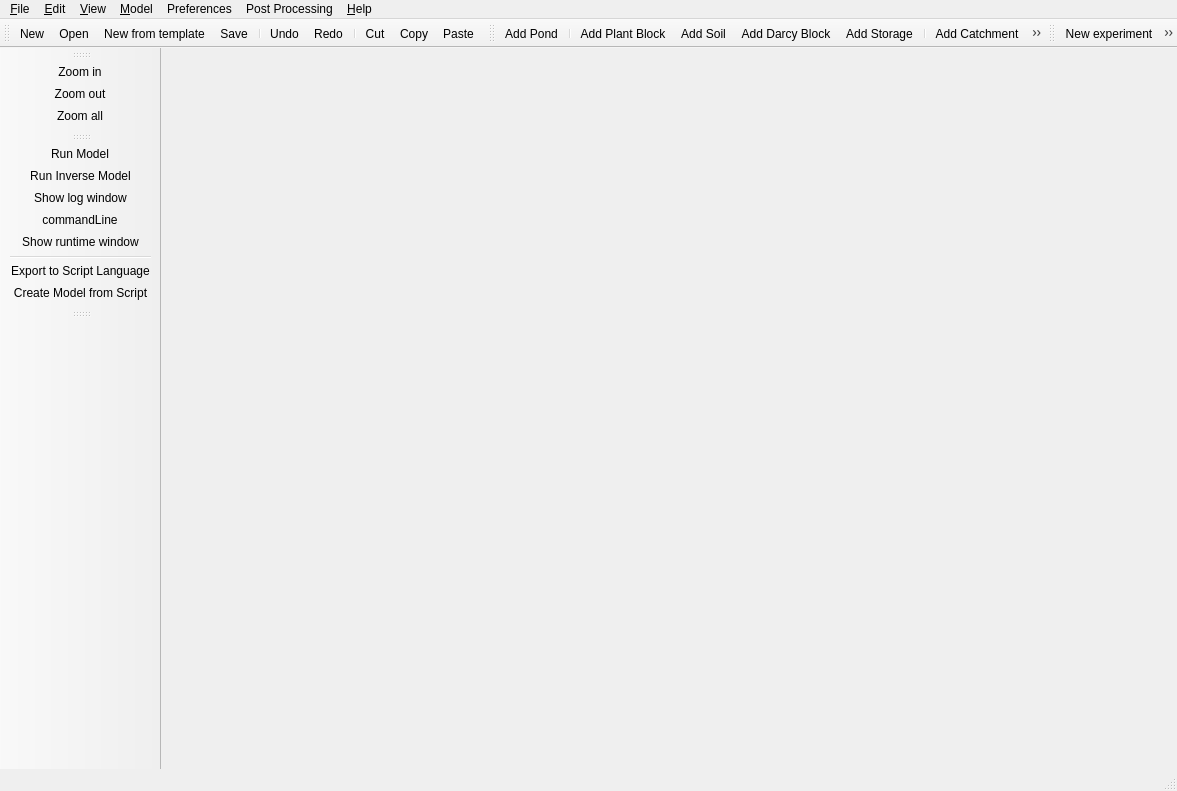
<?xml version="1.0" encoding="UTF-8"?>
<ui version="4.0">
 <class>MainWindow</class>
 <widget class="QMainWindow" name="MainWindow">
  <property name="windowModality">
   <enum>Qt::NonModal</enum>
  </property>
  <property name="geometry">
   <rect>
    <x>0</x>
    <y>0</y>
    <width>1177</width>
    <height>791</height>
   </rect>
  </property>
  <property name="sizePolicy">
   <sizepolicy hsizetype="Expanding" vsizetype="Expanding">
    <horstretch>0</horstretch>
    <verstretch>0</verstretch>
   </sizepolicy>
  </property>
  <property name="mouseTracking">
   <bool>true</bool>
  </property>
  <property name="windowTitle">
   <string>Green Infrastructure Flexible Model (GIFMod)</string>
  </property>
  <property name="windowIcon">
   <iconset>
    <normaloff>Icons/GIFMod.ico</normaloff>Icons/GIFMod.ico</iconset>
  </property>
  <property name="windowOpacity">
   <double>1.000000000000000</double>
  </property>
  <property name="toolTipDuration">
   <number>1</number>
  </property>
  <property name="iconSize">
   <size>
    <width>30</width>
    <height>30</height>
   </size>
  </property>
  <property name="documentMode">
   <bool>false</bool>
  </property>
  <property name="tabShape">
   <enum>QTabWidget::Rounded</enum>
  </property>
  <property name="unifiedTitleAndToolBarOnMac">
   <bool>false</bool>
  </property>
  <widget class="QWidget" name="centralWidget"/>
  <widget class="QMenuBar" name="menuBar">
   <property name="geometry">
    <rect>
     <x>0</x>
     <y>0</y>
     <width>1177</width>
     <height>21</height>
    </rect>
   </property>
   <widget class="QMenu" name="menu_File">
    <property name="title">
     <string>&amp;File</string>
    </property>
    <widget class="QMenu" name="menuRecent">
     <property name="title">
      <string>Recent</string>
     </property>
    </widget>
    <addaction name="action_New"/>
    <addaction name="action_Open"/>
    <addaction name="actionNew_from_template"/>
    <addaction name="action_Save"/>
    <addaction name="actionSave_As"/>
    <addaction name="separator"/>
    <addaction name="menuRecent"/>
    <addaction name="separator"/>
    <addaction name="actionClear_Reaction_Network"/>
    <addaction name="actionLoad_Reaction_Network"/>
    <addaction name="actionSave_Reaction_Network"/>
    <addaction name="separator"/>
    <addaction name="actionE_xit"/>
   </widget>
   <widget class="QMenu" name="menu_Help">
    <property name="title">
     <string>&amp;Help</string>
    </property>
    <addaction name="actionContact_Us"/>
    <addaction name="actionAbout"/>
   </widget>
   <widget class="QMenu" name="menu_Edit">
    <property name="title">
     <string>&amp;Edit</string>
    </property>
    <addaction name="action_Undo"/>
    <addaction name="action_Redo"/>
    <addaction name="separator"/>
    <addaction name="actionSelect_All"/>
    <addaction name="separator"/>
    <addaction name="action_Cut"/>
    <addaction name="action_Copy"/>
    <addaction name="action_Paste"/>
   </widget>
   <widget class="QMenu" name="menu_Window">
    <property name="title">
     <string>&amp;View</string>
    </property>
    <addaction name="actionZoom_In"/>
    <addaction name="actionZoom_Out"/>
    <addaction name="actionZoom_All"/>
    <addaction name="separator"/>
    <addaction name="action_Select"/>
    <addaction name="action_Pan"/>
    <addaction name="separator"/>
    <addaction name="actionlogWindow"/>
    <addaction name="actionShowRuntimeWindow"/>
   </widget>
   <widget class="QMenu" name="menu_Model">
    <property name="title">
     <string>&amp;Model</string>
    </property>
    <widget class="QMenu" name="menuAdd_Block">
     <property name="title">
      <string>Block</string>
     </property>
     <addaction name="actionAdd_Pond"/>
     <addaction name="actionAdd_Soil"/>
     <addaction name="actionAdd_Catchment_Area"/>
     <addaction name="actionAdd_Darcy_Block"/>
     <addaction name="actionAdd_Stora_ge"/>
     <addaction name="actionAdd_St_ream"/>
    </widget>
    <addaction name="menuAdd_Block"/>
    <addaction name="actionReactions"/>
    <addaction name="separator"/>
    <addaction name="actionRun_Model"/>
    <addaction name="actionExport_to_Script_Language"/>
   </widget>
   <widget class="QMenu" name="menuPreferences">
    <property name="title">
     <string>Preferences</string>
    </property>
    <addaction name="actionProjectSettings"/>
    <addaction name="actionClimateSettings"/>
    <addaction name="actionSolverSettings"/>
   </widget>
   <widget class="QMenu" name="menuPost_Processing">
    <property name="title">
     <string>Post Processing</string>
    </property>
    <widget class="QMenu" name="menuBlocks">
     <property name="title">
      <string>Blocks</string>
     </property>
     <addaction name="actioncolorCodeHead"/>
     <addaction name="actioncolorCodeStorage"/>
     <addaction name="actioncolorCodeWaterDepth"/>
     <addaction name="actioncolorCodeMoistureContent"/>
     <addaction name="actioncolorCodeEvaporationRate"/>
    </widget>
    <widget class="QMenu" name="menuConnectors">
     <property name="title">
      <string>Connectors</string>
     </property>
     <addaction name="actionColorCodeConnectorFlow"/>
     <addaction name="actionColorCodeConnectorVelocity"/>
     <addaction name="actionColorCodeConnectorArea"/>
     <addaction name="actionColorCodeConnectorVaporExchangeEate"/>
    </widget>
    <widget class="QMenu" name="menuWaterQuality">
     <property name="title">
      <string>Water quality</string>
     </property>
     <addaction name="separator"/>
    </widget>
    <addaction name="menuBlocks"/>
    <addaction name="menuConnectors"/>
    <addaction name="menuWaterQuality"/>
    <addaction name="actionReset_colors"/>
   </widget>
   <addaction name="menu_File"/>
   <addaction name="menu_Edit"/>
   <addaction name="menu_Window"/>
   <addaction name="menu_Model"/>
   <addaction name="menuPreferences"/>
   <addaction name="menuPost_Processing"/>
   <addaction name="menu_Help"/>
  </widget>
  <widget class="QToolBar" name="mainToolBar">
   <property name="mouseTracking">
    <bool>true</bool>
   </property>
   <property name="windowOpacity">
    <double>1.000000000000000</double>
   </property>
   <attribute name="toolBarArea">
    <enum>TopToolBarArea</enum>
   </attribute>
   <attribute name="toolBarBreak">
    <bool>false</bool>
   </attribute>
   <addaction name="action_New"/>
   <addaction name="action_Open"/>
   <addaction name="actionNew_from_template"/>
   <addaction name="action_Save"/>
   <addaction name="separator"/>
   <addaction name="action_Undo"/>
   <addaction name="action_Redo"/>
   <addaction name="separator"/>
   <addaction name="action_Cut"/>
   <addaction name="action_Copy"/>
   <addaction name="action_Paste"/>
  </widget>
  <widget class="QStatusBar" name="statusBar"/>
  <widget class="QToolBar" name="toolBar">
   <property name="windowTitle">
    <string>toolBar</string>
   </property>
   <attribute name="toolBarArea">
    <enum>TopToolBarArea</enum>
   </attribute>
   <attribute name="toolBarBreak">
    <bool>false</bool>
   </attribute>
   <addaction name="actionAdd_Pond"/>
   <addaction name="separator"/>
   <addaction name="actionAdd_Plant_Block"/>
   <addaction name="actionAdd_Soil"/>
   <addaction name="actionAdd_Darcy_Block"/>
   <addaction name="actionAdd_Stora_ge"/>
   <addaction name="separator"/>
   <addaction name="actionAdd_Catchment_Area"/>
   <addaction name="actionAdd_St_ream"/>
   <addaction name="separator"/>
  </widget>
  <widget class="QToolBar" name="toolBar_2">
   <property name="windowTitle">
    <string>toolBar_2</string>
   </property>
   <attribute name="toolBarArea">
    <enum>LeftToolBarArea</enum>
   </attribute>
   <attribute name="toolBarBreak">
    <bool>false</bool>
   </attribute>
   <addaction name="actionZoom_In"/>
   <addaction name="actionZoom_Out"/>
   <addaction name="actionZoom_All"/>
  </widget>
  <widget class="QToolBar" name="toolBar_4">
   <property name="enabled">
    <bool>true</bool>
   </property>
   <property name="windowTitle">
    <string>toolBar_4</string>
   </property>
   <attribute name="toolBarArea">
    <enum>LeftToolBarArea</enum>
   </attribute>
   <attribute name="toolBarBreak">
    <bool>false</bool>
   </attribute>
   <addaction name="actionRun_Model"/>
   <addaction name="actionRun_Inverse_Model"/>
   <addaction name="actionlogWindow"/>
   <addaction name="actionCommandLine"/>
   <addaction name="actionShowRuntimeWindow"/>
   <addaction name="separator"/>
   <addaction name="actionExport_to_Script_Language"/>
   <addaction name="actionRun_Model_from_Script"/>
  </widget>
  <widget class="QToolBar" name="experimentsToolbar">
   <property name="windowTitle">
    <string>experimentsToolbar</string>
   </property>
   <attribute name="toolBarArea">
    <enum>TopToolBarArea</enum>
   </attribute>
   <attribute name="toolBarBreak">
    <bool>false</bool>
   </attribute>
   <addaction name="actionNewExperiment"/>
   <addaction name="actionCopyFromCurrentExperiment"/>
   <addaction name="actionremoveCurrentExperiment"/>
   <addaction name="separator"/>
  </widget>
  <widget class="QToolBar" name="toolBar_3">
   <property name="windowTitle">
    <string>toolBar_3</string>
   </property>
   <attribute name="toolBarArea">
    <enum>LeftToolBarArea</enum>
   </attribute>
   <attribute name="toolBarBreak">
    <bool>false</bool>
   </attribute>
  </widget>
  <action name="action_New">
   <property name="icon">
    <iconset>
     <normaloff>Icons/Document-Blank-icon.png</normaloff>Icons/Document-Blank-icon.png</iconset>
   </property>
   <property name="text">
    <string>&amp;New</string>
   </property>
  </action>
  <action name="action_Open">
   <property name="icon">
    <iconset>
     <normaloff>Icons/open.png</normaloff>
     <normalon>Icons/open.ico</normalon>Icons/open.png</iconset>
   </property>
   <property name="text">
    <string>&amp;Open</string>
   </property>
   <property name="shortcut">
    <string>Ctrl+O</string>
   </property>
  </action>
  <action name="action_Save">
   <property name="icon">
    <iconset>
     <normaloff>Icons/Save.png</normaloff>Icons/Save.png</iconset>
   </property>
   <property name="text">
    <string>&amp;Save</string>
   </property>
   <property name="shortcut">
    <string>Ctrl+S</string>
   </property>
  </action>
  <action name="actionSave_As">
   <property name="text">
    <string>Save &amp;As</string>
   </property>
  </action>
  <action name="actionE_xit">
   <property name="text">
    <string>E&amp;xit</string>
   </property>
  </action>
  <action name="action_Undo">
   <property name="icon">
    <iconset>
     <normaloff>Icons/undo.png</normaloff>Icons/undo.png</iconset>
   </property>
   <property name="text">
    <string>&amp;Undo</string>
   </property>
   <property name="shortcut">
    <string>Ctrl+Z</string>
   </property>
  </action>
  <action name="action_Redo">
   <property name="icon">
    <iconset>
     <normaloff>Icons/1439255778_Redo.png</normaloff>Icons/1439255778_Redo.png</iconset>
   </property>
   <property name="text">
    <string>&amp;Redo</string>
   </property>
  </action>
  <action name="action_Cut">
   <property name="icon">
    <iconset>
     <normaloff>Icons/cut-icon.png</normaloff>Icons/cut-icon.png</iconset>
   </property>
   <property name="text">
    <string>C&amp;ut</string>
   </property>
  </action>
  <action name="action_Copy">
   <property name="icon">
    <iconset>
     <normaloff>Icons/copy.png</normaloff>Icons/copy.png</iconset>
   </property>
   <property name="text">
    <string>&amp;Copy</string>
   </property>
   <property name="shortcut">
    <string>Ctrl+C</string>
   </property>
  </action>
  <action name="action_Paste">
   <property name="icon">
    <iconset>
     <normaloff>Icons/Paste.png</normaloff>Icons/Paste.png</iconset>
   </property>
   <property name="text">
    <string>&amp;Paste</string>
   </property>
   <property name="shortcut">
    <string>Ctrl+V</string>
   </property>
  </action>
  <action name="action_Select">
   <property name="checkable">
    <bool>true</bool>
   </property>
   <property name="checked">
    <bool>true</bool>
   </property>
   <property name="icon">
    <iconset>
     <normaloff>Icons/arrow.png</normaloff>Icons/arrow.png</iconset>
   </property>
   <property name="text">
    <string>&amp;Select</string>
   </property>
  </action>
  <action name="actionSelect_All">
   <property name="text">
    <string>Select &amp;All</string>
   </property>
  </action>
  <action name="actionZoom_In">
   <property name="icon">
    <iconset>
     <normaloff>Icons/zoom_in.png</normaloff>Icons/zoom_in.png</iconset>
   </property>
   <property name="text">
    <string>Zoom &amp;in</string>
   </property>
  </action>
  <action name="actionZoom_Out">
   <property name="icon">
    <iconset>
     <normaloff>Icons/zoom_out.png</normaloff>Icons/zoom_out.png</iconset>
   </property>
   <property name="text">
    <string>Zoom &amp;out</string>
   </property>
  </action>
  <action name="action_Pan">
   <property name="checkable">
    <bool>true</bool>
   </property>
   <property name="icon">
    <iconset>
     <normaloff>Icons/pan-icon.gif</normaloff>Icons/pan-icon.gif</iconset>
   </property>
   <property name="text">
    <string>&amp;Pan</string>
   </property>
  </action>
  <action name="actionContact_Us">
   <property name="text">
    <string>Contact &amp;Us</string>
   </property>
  </action>
  <action name="actionAdd_Pond">
   <property name="icon">
    <iconset>
     <normaloff>Icons/Pond.png</normaloff>Icons/Pond.png</iconset>
   </property>
   <property name="text">
    <string>Add &amp;Pond</string>
   </property>
  </action>
  <action name="actionAdd_Soil">
   <property name="icon">
    <iconset>
     <normaloff>Icons/isometric_sand_block_icon__hd__by_memoryleakxxx-d8e3mwa.png</normaloff>Icons/isometric_sand_block_icon__hd__by_memoryleakxxx-d8e3mwa.png</iconset>
   </property>
   <property name="text">
    <string>Add &amp;Soil</string>
   </property>
  </action>
  <action name="actionAdd_Connector">
   <property name="checkable">
    <bool>true</bool>
   </property>
   <property name="icon">
    <iconset>
     <normaloff>Icons/draw-connector.png</normaloff>Icons/draw-connector.png</iconset>
   </property>
   <property name="text">
    <string>Interface</string>
   </property>
  </action>
  <action name="actionZoom_All">
   <property name="icon">
    <iconset>
     <normaloff>Icons/Full_screen_view.png</normaloff>Icons/Full_screen_view.png</iconset>
   </property>
   <property name="text">
    <string>Zoom &amp;all</string>
   </property>
  </action>
  <action name="actionlogWindow">
   <property name="checkable">
    <bool>true</bool>
   </property>
   <property name="icon">
    <iconset>
     <normaloff>Icons/log_icon.png</normaloff>Icons/log_icon.png</iconset>
   </property>
   <property name="text">
    <string>Show &amp;log window</string>
   </property>
   <property name="shortcut">
    <string>Ctrl+L</string>
   </property>
  </action>
  <action name="actionAdd_Catchment_Area">
   <property name="icon">
    <iconset>
     <normaloff>Icons/catchment.png</normaloff>Icons/catchment.png</iconset>
   </property>
   <property name="text">
    <string>Add Catchment</string>
   </property>
  </action>
  <action name="actionAdd_Darcy_Block">
   <property name="icon">
    <iconset>
     <normaloff>Icons/Darcy.png</normaloff>Icons/Darcy.png</iconset>
   </property>
   <property name="text">
    <string>Add &amp;Darcy Block</string>
   </property>
  </action>
  <action name="actionAdd_Stora_ge">
   <property name="icon">
    <iconset>
     <normaloff>Icons/Storage.png</normaloff>Icons/Storage.png</iconset>
   </property>
   <property name="text">
    <string>Add Stora&amp;ge</string>
   </property>
  </action>
  <action name="actionAdd_St_ream">
   <property name="icon">
    <iconset>
     <normaloff>Icons/Stream.png</normaloff>Icons/Stream.png</iconset>
   </property>
   <property name="text">
    <string>Add St&amp;ream</string>
   </property>
  </action>
  <action name="actionDeterministic">
   <property name="text">
    <string>Deterministic</string>
   </property>
  </action>
  <action name="actionBayesian">
   <property name="text">
    <string>Bayesian</string>
   </property>
  </action>
  <action name="actionSoil">
   <property name="text">
    <string>Soil</string>
   </property>
  </action>
  <action name="actionDarcy">
   <property name="text">
    <string>Darcy</string>
   </property>
  </action>
  <action name="actionStream">
   <property name="text">
    <string>Stream</string>
   </property>
  </action>
  <action name="actionSoil_2">
   <property name="text">
    <string>Soil</string>
   </property>
  </action>
  <action name="actionDarcy_2">
   <property name="text">
    <string>Darcy</string>
   </property>
  </action>
  <action name="actionCatchment_2">
   <property name="text">
    <string>Catchment</string>
   </property>
  </action>
  <action name="actionStream_2">
   <property name="text">
    <string>Stream</string>
   </property>
  </action>
  <action name="actionSolverSettings">
   <property name="text">
    <string>&amp;Solver settings</string>
   </property>
  </action>
  <action name="actionParticulate_Phase">
   <property name="text">
    <string>Particulate Phase</string>
   </property>
  </action>
  <action name="actionConstituents">
   <property name="text">
    <string>Constituents</string>
   </property>
  </action>
  <action name="actionReactions">
   <property name="text">
    <string>Reactions</string>
   </property>
  </action>
  <action name="actionRun_Model">
   <property name="icon">
    <iconset>
     <normaloff>Icons/gear_run.png</normaloff>
     <normalon>Icons/gear_run.png</normalon>Icons/gear_run.png</iconset>
   </property>
   <property name="text">
    <string>Run Model</string>
   </property>
   <property name="shortcut">
    <string>F5</string>
   </property>
  </action>
  <action name="actionLoad_Reaction_Network">
   <property name="text">
    <string>Load Reaction Network</string>
   </property>
  </action>
  <action name="actionSave_Reaction_Network">
   <property name="text">
    <string>Save Reaction Network</string>
   </property>
   <property name="toolTip">
    <string>Save Reaction Network</string>
   </property>
  </action>
  <action name="actionClear_Reaction_Network">
   <property name="text">
    <string>Clear Reaction Network</string>
   </property>
  </action>
  <action name="actionRun_Model_from_Script">
   <property name="icon">
    <iconset>
     <normaloff>Icons/runScript.png</normaloff>Icons/runScript.png</iconset>
   </property>
   <property name="text">
    <string>Create Model from Script</string>
   </property>
   <property name="iconText">
    <string>Create Model from Script</string>
   </property>
  </action>
  <action name="action_Hydraulic_Outputs">
   <property name="text">
    <string>&amp;Hydraulic Outputs</string>
   </property>
  </action>
  <action name="actionExport_to_Script_Language">
   <property name="icon">
    <iconset>
     <normaloff>Icons/generate script.png</normaloff>Icons/generate script.png</iconset>
   </property>
   <property name="text">
    <string>Export to &amp;Script Language</string>
   </property>
  </action>
  <action name="actionAbout">
   <property name="text">
    <string>About GIFMod</string>
   </property>
  </action>
  <action name="actionRun_Inverse_Model">
   <property name="icon">
    <iconset>
     <normaloff>Icons/backwards-running.png</normaloff>Icons/backwards-running.png</iconset>
   </property>
   <property name="text">
    <string>Run Inverse Model</string>
   </property>
  </action>
  <action name="actionNewExperiment">
   <property name="icon">
    <iconset>
     <normaloff>Icons/experiment2.png</normaloff>Icons/experiment2.png</iconset>
   </property>
   <property name="text">
    <string>New experiment</string>
   </property>
   <property name="toolTip">
    <string>New experiment</string>
   </property>
  </action>
  <action name="actionCopyFromCurrentExperiment">
   <property name="icon">
    <iconset>
     <normaloff>Icons/experiment1.png</normaloff>Icons/experiment1.png</iconset>
   </property>
   <property name="text">
    <string>Copy from current experiment</string>
   </property>
  </action>
  <action name="actionProjectSettings">
   <property name="text">
    <string>&amp;Project settings</string>
   </property>
  </action>
  <action name="actionClimateSettings">
   <property name="text">
    <string>&amp;Climate settings</string>
   </property>
  </action>
  <action name="actionremoveCurrentExperiment">
   <property name="icon">
    <iconset>
     <normaloff>Icons/delete-big.png</normaloff>Icons/delete-big.png</iconset>
   </property>
   <property name="text">
    <string>Remove current experiment</string>
   </property>
   <property name="toolTip">
    <string>Remove Current Experiment</string>
   </property>
  </action>
  <action name="actionShowRuntimeWindow">
   <property name="icon">
    <iconset>
     <normaloff>Icons/oscilloscope.png</normaloff>Icons/oscilloscope.png</iconset>
   </property>
   <property name="text">
    <string>Show &amp;runtime window</string>
   </property>
  </action>
  <action name="actionConnectors">
   <property name="text">
    <string>Connectors</string>
   </property>
  </action>
  <action name="actionStorage">
   <property name="text">
    <string>Storage</string>
   </property>
  </action>
  <action name="actionHead">
   <property name="text">
    <string>Head</string>
   </property>
  </action>
  <action name="actionMoistureContent">
   <property name="text">
    <string>Moisture content</string>
   </property>
  </action>
  <action name="actionWaterDepth">
   <property name="text">
    <string>Water depth</string>
   </property>
  </action>
  <action name="actionEvaporationRate">
   <property name="text">
    <string>Evaporation rate</string>
   </property>
  </action>
  <action name="actioncolorCodeHead">
   <property name="text">
    <string>Head</string>
   </property>
  </action>
  <action name="actioncolorCodeStorage">
   <property name="text">
    <string>Storage</string>
   </property>
  </action>
  <action name="actioncolorCodeWaterDepth">
   <property name="text">
    <string>Water depth</string>
   </property>
  </action>
  <action name="actioncolorCodeMoistureContent">
   <property name="text">
    <string>Moisture content</string>
   </property>
  </action>
  <action name="actioncolorCodeEvaporationRate">
   <property name="text">
    <string>Evaporation rate</string>
   </property>
  </action>
  <action name="action123">
   <property name="text">
    <string>123</string>
   </property>
  </action>
  <action name="actionAbout2">
   <property name="text">
    <string>About</string>
   </property>
  </action>
  <action name="actionRecent">
   <property name="text">
    <string>Recent</string>
   </property>
  </action>
  <action name="actionColorCodeConnectorFlow">
   <property name="text">
    <string>Flow</string>
   </property>
  </action>
  <action name="actionColorCodeConnectorVelocity">
   <property name="text">
    <string>Velocity</string>
   </property>
  </action>
  <action name="actionColorCodeConnectorArea">
   <property name="text">
    <string>Area</string>
   </property>
  </action>
  <action name="actionColorCodeConnectorVaporExchangeEate">
   <property name="text">
    <string>Vapor exchange rate</string>
   </property>
  </action>
  <action name="actionReset_colors">
   <property name="text">
    <string>Reset colors</string>
   </property>
  </action>
  <action name="actionNew_from_template">
   <property name="icon">
    <iconset>
     <normaloff>Icons/wizard blue.png</normaloff>Icons/wizard blue.png</iconset>
   </property>
   <property name="text">
    <string>New from &amp;template...</string>
   </property>
  </action>
  <action name="actionCommandLine">
   <property name="icon">
    <iconset>
     <normaloff>Icons/commad.png</normaloff>Icons/commad.png</iconset>
   </property>
   <property name="text">
    <string>commandLine</string>
   </property>
   <property name="toolTip">
    <string>Get text commands</string>
   </property>
  </action>
  <action name="actionAdd_Plant_Block">
   <property name="icon">
    <iconset>
     <normaloff>Icons/plant.png</normaloff>Icons/plant.png</iconset>
   </property>
   <property name="text">
    <string>Add &amp;Plant Block</string>
   </property>
   <property name="toolTip">
    <string>Add Plant Block</string>
   </property>
  </action>
 </widget>
 <layoutdefault spacing="6" margin="11"/>
 <resources/>
 <connections/>
</ui>
